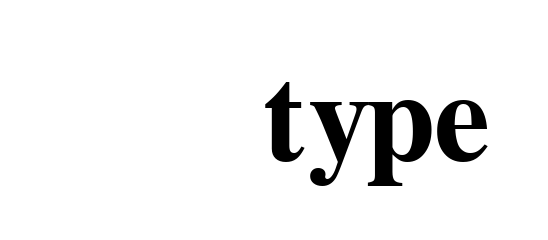

Write notebook code for a chart like this one.
### Code cell
def search_dead(graph): 
    def filter_node(n1):
            if graph.nodes[n1]['type']=='genre': #if its a genre its not dead
                return False
            elif graph.nodes[n1]['died']== None:
                 return False
            elif graph.nodes[n1]['died']=='alive':
                 return False
            return True
    sub_graph = nx.subgraph_view(graph,filter_node)

    nbrs = []

    for node in sub_graph:
        neighbors = [n for n in graph.neighbors(node)]
        nbrs += neighbors #could clean this up

    def filter_genres(n1):
        #similar helper function to one above, returns true or false if the node should be included
        #filters to include the nodes from sub_graph and their neighbors
        if n1 in list(sub_graph.nodes): 
            return True
        return (n1 in nbrs)

    return nx.subgraph_view(graph,filter_genres)


    # nodelayer = nxa.draw_networkx_nodes(and_genres,pos=position)
    # edgeslayer = nxa.draw_networkx_edges(and_genres,pos=position)
    # n1=nodelayer.mark_circle(size=1000,opacity=1).encode(color='type:N')
    # text = nodelayer.mark_text(color='black').encode(
    #     text='id:N' 
    #     ).properties(title=f"Dead artists")
    # return(n1+text) ###SKYELER MAKE A CHANGE-- IF NO NODES, RETURN NONE


dead=search_dead(graph)
draw_network(dead,labels=True,size_v=1000)

### Figure 1 — Vega-Lite specification as saved in the notebook (floating-point values rounded to 4 significant figures)
{"config": {"view": {"continuousWidth": 300, "continuousHeight": 300}}, "layer": [{"data": {"name": "data-d751713988987e9331980363e24189ce"}, "mark": {"type": "line", "color": "black", "opacity": 1.0, "strokeWidth": 1}, "encoding": {"detail": {"field": "edge", "type": "nominal"}, "x": {"axis": {"grid": false, "labels": false, "ticks": false, "title": ""}, "field": "x", "type": "nominal"}, "y": {"axis": {"grid": false, "labels": false, "ticks": false, "title": ""}, "field": "y", "type": "nominal"}}}, {"data": {"name": "data-d751713988987e9331980363e24189ce"}, "mark": {"type": "circle", "opacity": 1, "size": 1000}, "encoding": {"color": {"field": "type", "type": "nominal"}, "tooltip": [{"field": "id", "type": "nominal"}], "x": {"axis": {"grid": false, "labels": false, "ticks": false}, "field": "x", "type": "nominal"}, "y": {"axis": {"grid": false, "labels": false, "ticks": false}, "field": "y", "type": "nominal"}}}, {"data": {"name": "data-d751713988987e9331980363e24189ce"}, "mark": {"type": "text", "color": "black"}, "encoding": {"text": {"field": "id", "type": "nominal"}, "x": {"axis": {"grid": false, "labels": false, "ticks": false}, "field": "x", "type": "nominal"}, "y": {"axis": {"grid": false, "labels": false, "ticks": false}, "field": "y", "type": "nominal"}}}], "$schema": "https://vega.github.io/schema/vega-lite/v5.8.0.json", "datasets": {"data-d751713988987e9331980363e24189ce": []}}
